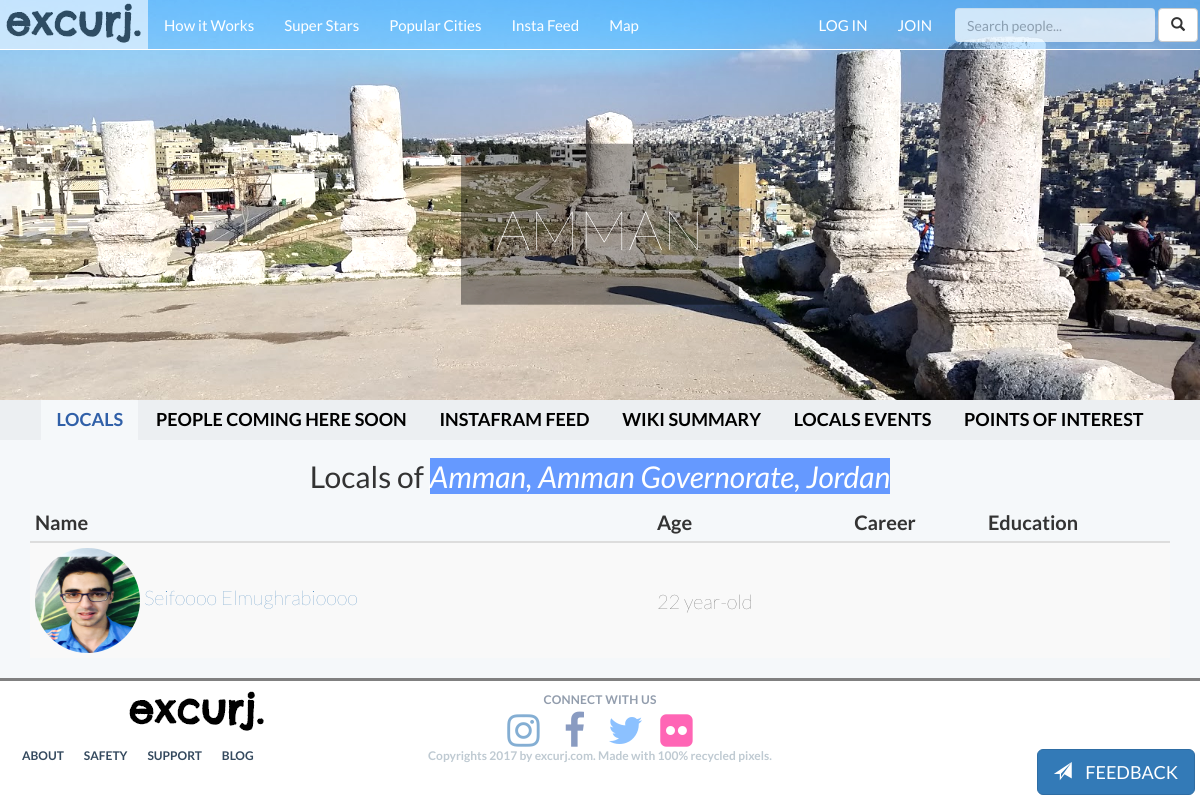
/city/amman-amman-governorate-jordan/, run on an earlier commit of the app's database.
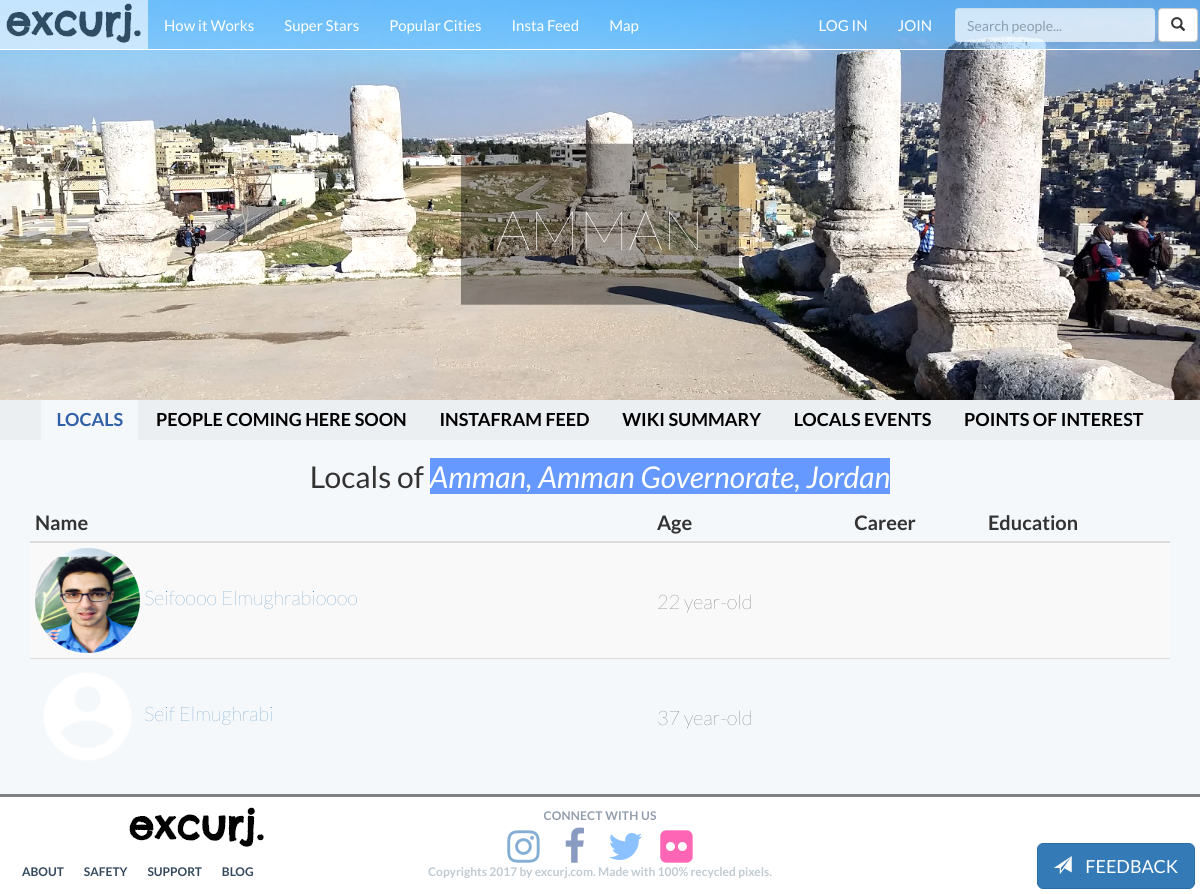
And on a later commit of the database.
### excurj/models.py (models this page shows, shortened)
class UserProfile(models.Model):
	user = models.OneToOneField(User, related_name='profile', primary_key=True)
	city_search_text = models.CharField(blank=True, max_length=300)
	city = models.ForeignKey(City, blank=True, null=True, related_name='city') #Each User Profile must be related to one city.
	prof_pic = models.ImageField(blank=True, upload_to='profile_pictures')
	dob = models.DateField(blank=True, null=True)
	sex = models.CharField(max_length=10, blank=True)
	education = models.CharField(blank=True, max_length=200)
	career = models.CharField(blank=True, max_length=200)
	about_you = models.CharField(max_length=500, blank=True)
	music_movies_books = models.CharField(max_length=1000, blank=True)
	friendship = models.CharField(max_length=500, blank=True)
	what_will_you_show_visitors = models.CharField(max_length=1000, blank=True)
	def age(self):
		import datetime
		return int((datetime.date.today() - self.dob).days / 365.25  )
	age = property(age)

### excurj/views.py (the view)
# urls.py: url(r'^city/(?P<city_name_slug>[\w\-]+)/$', views.show_city, name='show_city'),
def show_city(request, city_name_slug):
	context_dict={}
	try:
		city = City.objects.get(slug=city_name_slug)
		city_locals_profiles = UserProfile.objects.filter(city=city)
		excursions = Excursion.objects.filter(city=city)
		context_dict['city']=city
		context_dict['city_locals_profiles']=city_locals_profiles
		context_dict['excursions'] = excursions
	except City.DoesNotExist:
		context_dict['city']=None
	except UserProfile.DoesNotExist:
		context_dict['city_locals_profiles']=None
	except Excursion.DoesNotExist:
		context_dict['excursions'] = None
	except City.MultipleObjectsReturned:
		city = City.objects.filter(slug=city_name_slug)[0]
	return render(request, 'excurj/city.html', context_dict)

### excurj/models.py (called while the page is built)
	def display_name(self):
		return self.name.split(",")[0]

### templates/excurj/city.html (shortened to what this page needs)
{% extends 'excurj/base.html' %}
{% load staticfiles %}
{% block body_block %}
<div class="jumbotron" id="city_jumbotron">
	<div class="container" style="background-image:url('{{ MEDIA_URL }}{{city.city_image}}');">
		<div class="city_header">
			<h1> {{city.display_name.upper}} </h1>
		</div>
	</div>
</div>
	<ul class="nav  navbar-centered" id="tabs">
		<li class="active" role="presentation"><a data-toggle="tab" href="#locals">LOCALS</a></li>
		<li role="presentation"><a data-toggle="tab" href="#coming">PEOPLE COMING HERE SOON</a></li>
		<li role="presentation"><a data-toggle="tab" href="#insta">INSTAFRAM FEED</a></li>
		<li role="presentation"><a data-toggle="tab" href="#wiki">WIKI SUMMARY</a></li>
		<li role="presentation" title="Coming Soon!"><a data-toggle="tab" href="javascript:void(0)" title="coming soon!">LOCALS EVENTS</a></li>
		<li title="Coming Soon!"><a data-toggle="tab" href="javascript:void(0)" title="coming soon!">POINTS OF INTEREST</a></li>
	</ul>
<div class="tab-content">
    <div id="locals" class="tab-pane fade in active">
	<div class="container table-responsive">
	  <h2 style="text-align: center;"> Locals of <span style="background-color: #6599ff; color: white"> <i>{{city.name}} </i></span></h2>
	  <table class="table table-striped table-condensed table-hover">
	    <thead>
	      <tr>
	        <th>Name</th>
	        <th>Age</th>
	        <th>Career</th>
	        <th>Education</th>
	      </tr>
	    </thead>
	    <tbody>
	   	{% if city_locals_profiles %}
	    {% for local in city_locals_profiles %}
	      <tr>
	        <td><img src=" {{ local.prof_pic.url }} " class="img-circle" width="105px" height="105px">  <a href="{% url 'excurj:show_profile' local.user.username %}">{{local.user.first_name.title}}  {{local.user.last_name.title}}</a>   </td>
	        <td>{{local.age}} year-old</td>
	        <td> {{local.career}} </td>
	        <td>  {{local.education}} </td>
	      </tr>
	    {% endfor %}
    	{% else %}
		<strong>There's no people in this city yet :( but there'll be soon! :)</strong>
		{% endif %}
	    </tbody>
	  </table>
	</div>
    </div>
  </div>
{% endblock %}

What changed in the data, as far as the page shows it:
added UserProfile: prof_pic (picture), user.first_name "Seif", user.last_name "Elmughrabi", age "37"
